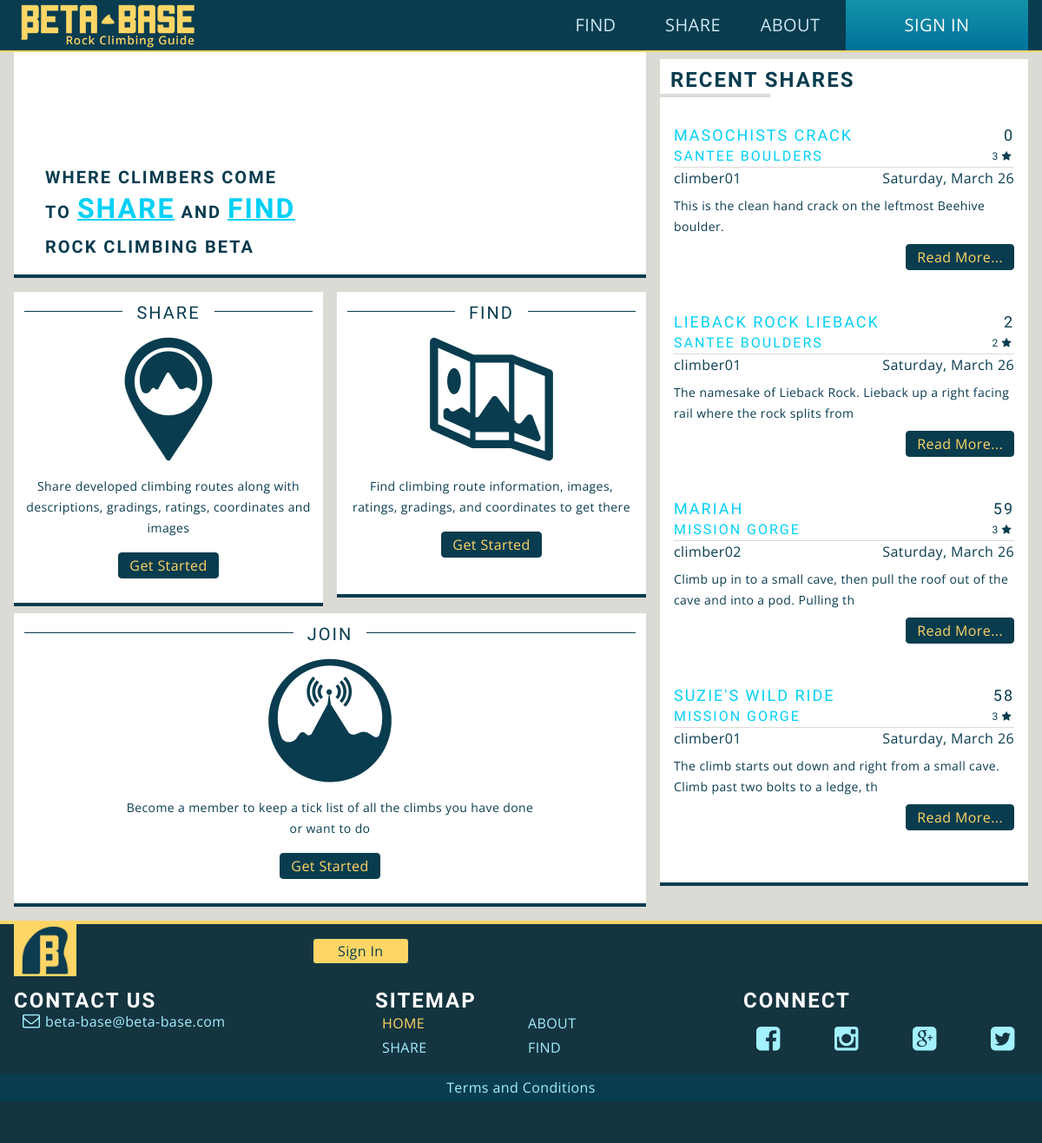
The page /index.php (signed in) on the database as committed earlier.
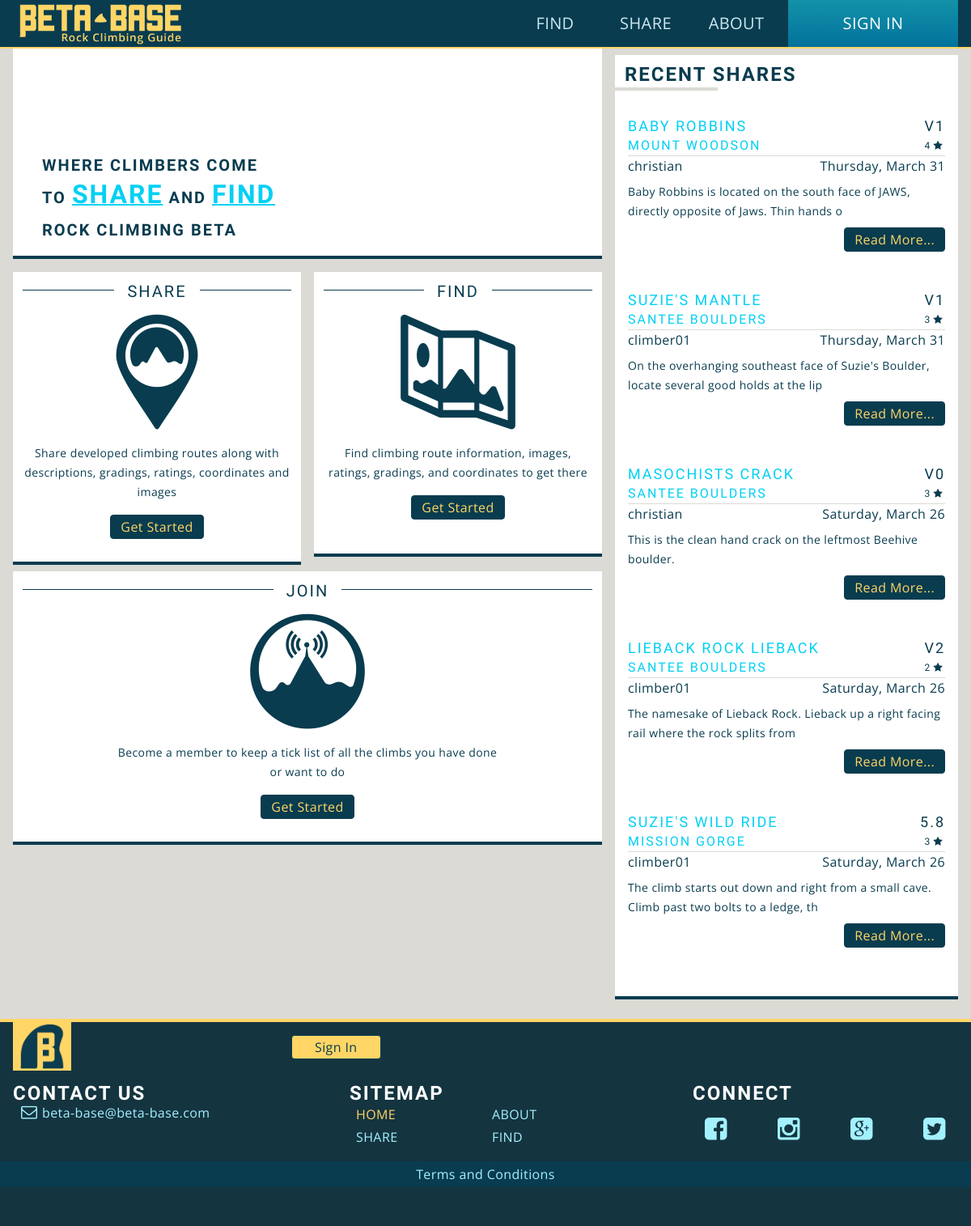
The same page on the database as committed later.
### tables this page shows
CREATE TABLE IF NOT EXISTS `climbs` (
`climb_id` mediumint(9) NOT NULL,
  `name` varchar(50) NOT NULL,
  `description` text NOT NULL,
  `date` datetime NOT NULL,
  `user_id` mediumint(9) NOT NULL,
  `area_id` mediumint(9) NOT NULL,
  `type` varchar(20) NOT NULL,
  `v_grade` varchar(3) DEFAULT NULL,
  `y_grade` varchar(5) DEFAULT NULL,
  `is_approved` tinyint(1) NOT NULL
);

CREATE TABLE IF NOT EXISTS `areas` (
`area_id` mediumint(9) NOT NULL,
  `title` varchar(50) NOT NULL,
  `description` text NOT NULL,
  `date` datetime NOT NULL,
  `longitude` float(10,6) NOT NULL,
  `latitude` float(10,6) NOT NULL,
  `zipcode` mediumint(9) NOT NULL,
  `user_id` mediumint(9) NOT NULL,
  `is_approved` tinyint(1) NOT NULL
);

CREATE TABLE IF NOT EXISTS `users` (
`user_id` mediumint(9) NOT NULL,
  `username` varchar(50) NOT NULL,
  `password` varchar(40) NOT NULL,
  `email` varchar(254) NOT NULL,
  `user_pic` text,
  `is_admin` tinyint(1) NOT NULL,
  `bio` text,
  `date_joined` datetime NOT NULL,
  `secret_key` varchar(40) NOT NULL
);

### functions.php (called while the page is built, shortened)
<?php
function nice_date( $datetime ){
	$date = new DateTime( $datetime );
	return $date->format('l,  F j');
}

### aside.php (the view, shortened to what this page needs)
<?php
	require('db-config.php');
	include_once('functions.php');
?>
	<aside>
		<section class="module secondary">
			<h4 class="bar_underline">Recent Shares</h4>
<?php
$query = "SELECT climbs.name, climbs.climb_id, climbs.description, climbs.v_grade, climbs.y_grade, climbs.date, areas.area_id, areas.title, users.username
			 FROM climbs, areas, users
			 WHERE areas.is_approved = 1
			 AND climbs.is_approved = 1
			 AND climbs.area_id = areas.area_id
			 AND climbs.user_id = users.user_id
			 ORDER BY climbs.date DESC
			 LIMIT 5";
	$result = $db->query($query);
	if($result->num_rows >= 1){
 ?>
			<?php while($row = $result->fetch_assoc() ){
			$climb_id = $row['climb_id']; ?>
			<article class="cf">
				<h5><a href="single-climb.php?climb_id=<?php echo $climb_id; ?>"><?php echo $row['name']; ?></a><span><?php
						if($row['v_grade'] == NULL){
							echo $row['y_grade'];
						}else{
							echo $row['v_grade'];
						}
					?></span></h5>
				<h6><a href="single-area.php?area_id=<?php echo $row['area_id']; ?>"><?php echo $row['title']; ?></a>
				<span class="ratings"><?php
				$rating_query = "SELECT AVG(rating) AS average FROM ratings WHERE climb_id = $climb_id";
				$rating_result = $db->query($rating_query);
				$rating_row = $rating_result->fetch_assoc();
				echo round($rating_row['average']);
				 ?><span class="icon-star"></span></span></h6>
				<p><?php echo $row['username']; ?><span><?php echo nice_date($row['date']); ?></span></p>
				<p><?php echo substr($row['description'], 0, 90); ?></p>
				<a href="#" class="btn">Read More...</a>
			</article>
<?php
		}
	}
	else{
		echo 'No posts found';
	}
?>
</section>
	</aside>

Rows that differ between the two databases and show on the page:
no longer on this page (row edited): climbs: name "MARIAH", y_grade "59", area.title "MISSION GORGE", average "3", user.username "climber02", date "Saturday, March 26", description "Climb up in to a small cave, then pull the roof out of the cave and into a pod. Pulling th"
added climbs: name "BABY ROBBINS", v_grade "V1", area.title "MOUNT WOODSON", average "4", user.username "christian", date "Thursday, March 31", description "Baby Robbins is located on the south face of JAWS, directly opposite of Jaws. Thin hands o"
added climbs: name "SUZIE'S MANTLE", v_grade "V1", area.title "SANTEE BOULDERS", average "3", user.username "climber01", date "Thursday, March 31", description "On the overhanging southeast face of Suzie's Boulder, locate several good holds at the lip"
changed climbs "MASOCHISTS CRACK": v_grade "0" → "V0"; user.username "climber01" → "christian"
changed climbs "LIEBACK ROCK LIEBACK": v_grade "2" → "V2"
changed climbs "SUZIE'S WILD RIDE": y_grade "58" → "5.8"
